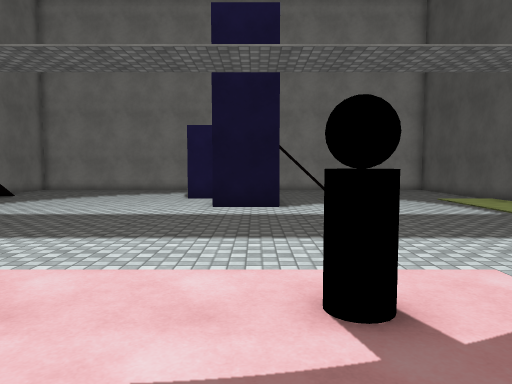
view 1 (above)

17 first-person views from a walk through a Unity game level. The camera is 1.5 m above the floor, tilts 4° down and sees 70° across. The floor is counted in squares, 1 m on a side. Each view is taken from the middle of a square. On the plan, view 1 faces up. The plan holds only what a view shows up to about 16 squares ahead; the rest is blank. The place goes on beyond the plan. The player character is not drawn. Surface patterns are stand-ins for the level's own textures.

view 2
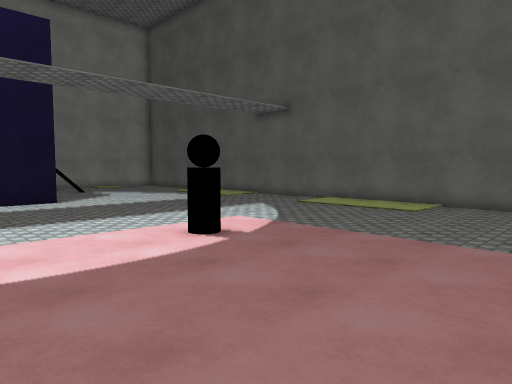

view 3
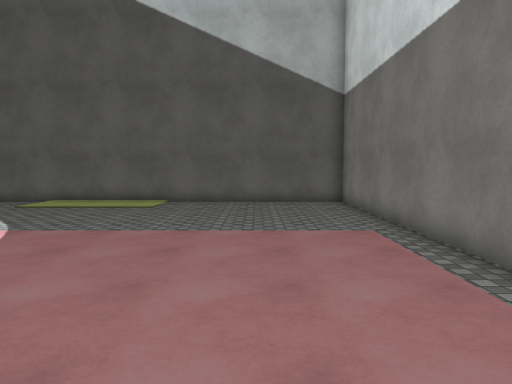

view 4
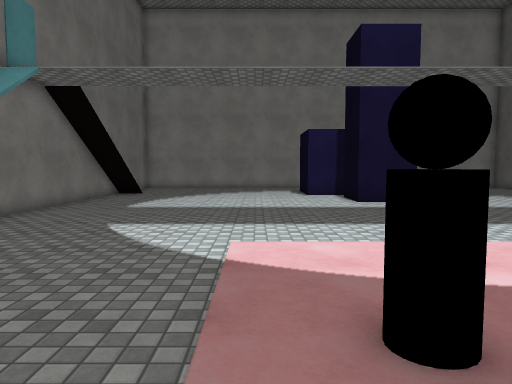

view 5
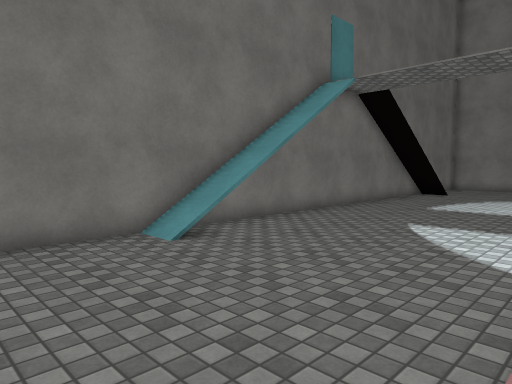

view 6
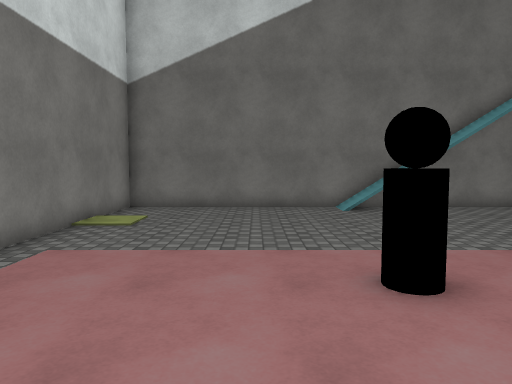

view 7
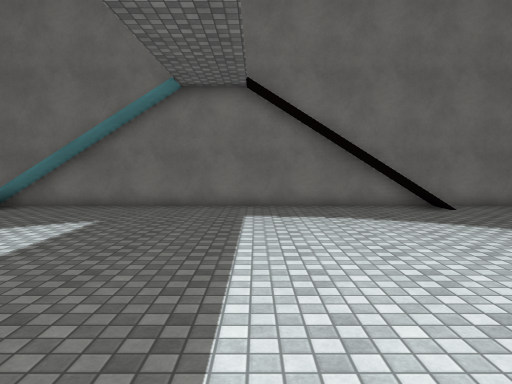

view 8
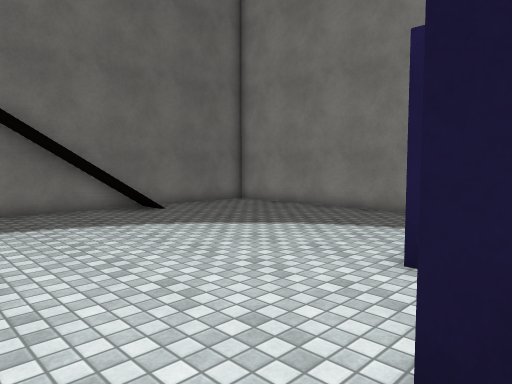

view 9
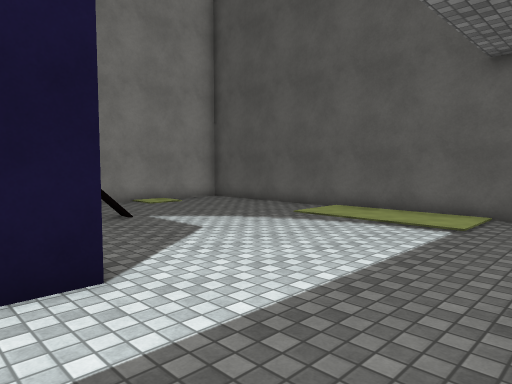

view 10
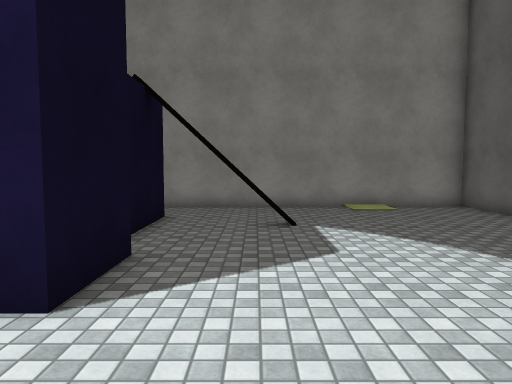

view 11
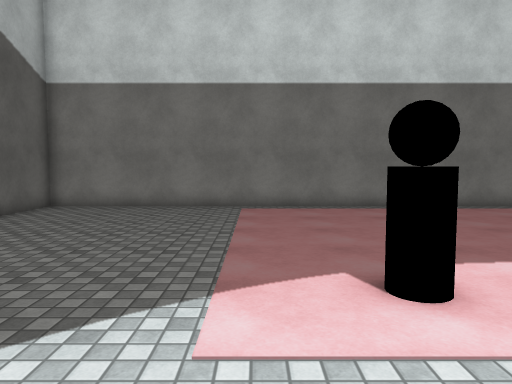

view 12
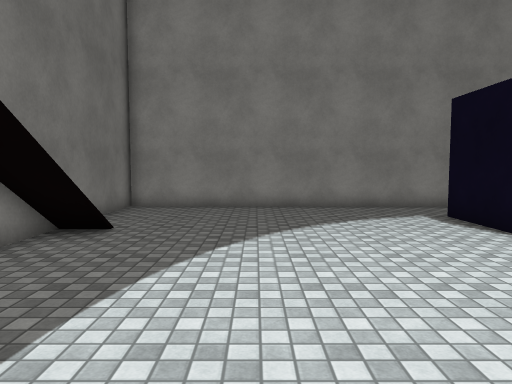

view 13
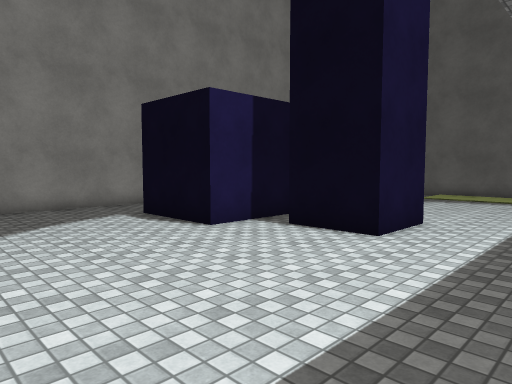

view 14
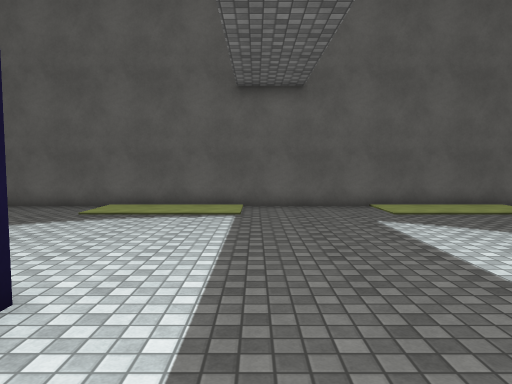

view 15
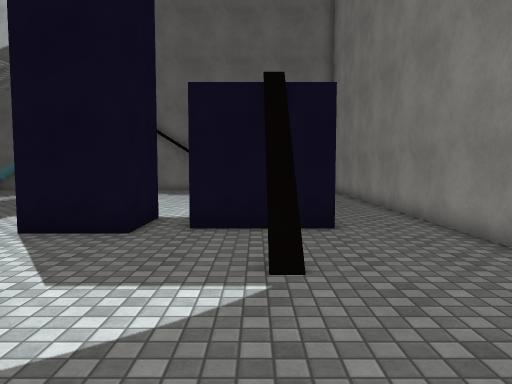

view 16
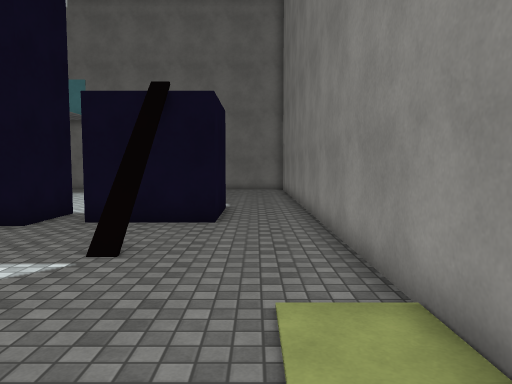

view 17
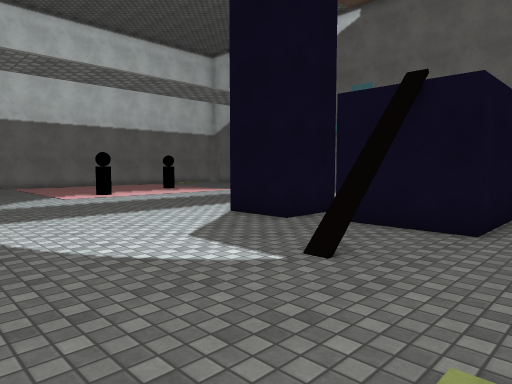

### Floor plan
Points are (right, up) in squares from view 1. A wall is a line through its corners. A room is listed if a view was taken in it or the views show most of it. See-through windows are left out.
Room 1 (views 1, 2, 3, 4, 5, 6, 7, 8, 9, 10, 11, 12, 13, 14, 15, 16, 17)
walls: (-1.6, 13.6) (-1.6, 16.2) (0.9, 16.2) (0.9, 13.6) (-1.6, 13.6); (-3.2, 17.4) (-3.2, 20.9) (0.2, 20.9) (0.2, 17.4) (-3.2, 17.4); (-13.7, -5.8) (10.8, -5.8) (10.8, 23.8) (-13.7, 23.8) (-13.7, -5.8)
objects: other object (-5, 1) to (-4, 1); other object (1, 4)

Where each view was taken, in squares from view 1:
view 1: 0 up, 0 right, facing up
view 2: 3 down, 4 left, facing up-right
view 3: 2 down, 5 left, facing right
view 4: 2 down, 6 left, facing up
view 5: 2 down, 6 left, facing up-left
view 6: 1 down, 0 right, facing left
view 7: 12 up, 0 right, facing left
view 8: 12 up, 1 left, facing up-left
view 9: 9 up, 1 left, facing up-right
view 10: 10 up, 3 right, facing up
view 11: 8 up, 3 right, facing down
view 12: 10 up, 9 left, facing up
view 13: 10 up, 9 left, facing up-right
view 14: 11 up, 3 left, facing right
view 15: 19 up, 9 right, facing left
view 16: 22 up, 10 right, facing left
view 17: 23 up, 9 right, facing down-left
